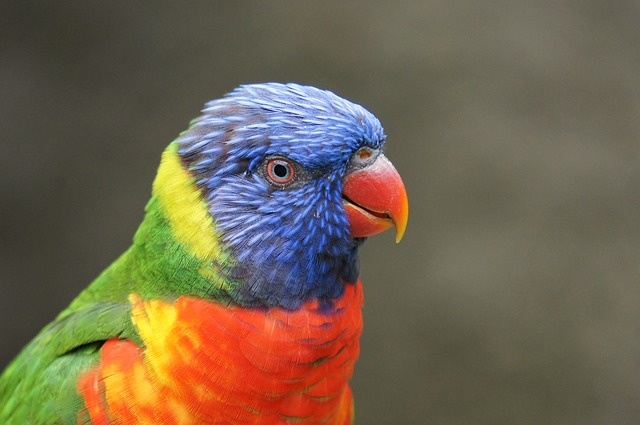
#> input picture parrot_color.jpg, 640 x 425 px
$ python Histogram_Equalization.py
#> lines starting #> are read from the running program, lines starting #| are printed output that depends on the picture
import cv2
import numpy as np
from matplotlib import pyplot as plt

def perataanHistogram(A):
    nilai_bin = 255 #angka value pixel maximal!
    A = A+1 #agar terhindari dari pixel bernilai 0
    [frekuensi,value] = np.histogram(A,bins=nilai_bin) #langkah 2
    cumulatif_histogram = frekuensi.cumsum() #langkah 3
    [baris,kolom] = A.shape
    probabilty_frekuensi = np.round((cumulatif_histogram/float(A.size))*nilai_bin) #langkah 4 dan 5
    B = np.empty(A.shape)
    for i in range(0,baris):
        for j in range(0,kolom):
            B[i,j] = probabilty_frekuensi[A[i,j]-1] #langkah 6
    return B

I = cv2.imread('parrot_color.jpg')
#> I is the input picture: shape (425, 640, 3); mean B, G, R 79.6, 100.5, 114
gray = cv2.cvtColor(I,cv2.COLOR_BGR2GRAY) #ubah ke format gray
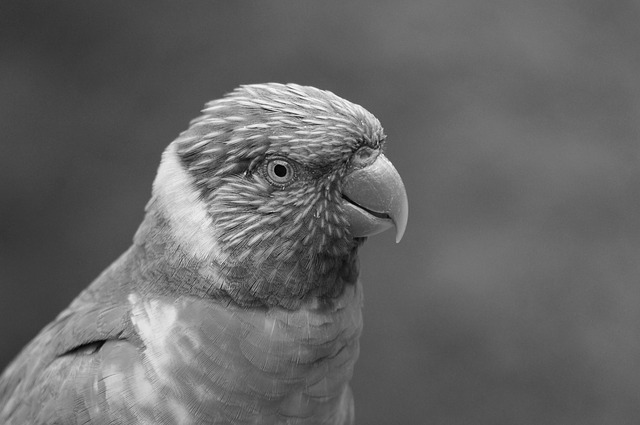
#> gray: shape (425, 640); min 0, max 251, mean 102.2
hasil = perataanHistogram(gray)
#> in perataanHistogram, `[frekuensi,value] = np.histogram(A,bins=nilai_bin)`: frekuensi = 255 values, max 6227 at index 105, min 0 at index 63, mean 1066.7; value = 256 values from 1 to 252
#> in perataanHistogram, `cumulatif_histogram = frekuensi.cumsum()`: cumulatif_histogram = 255 values from 1 to 272000
#> in perataanHistogram, `probabilty_frekuensi = np.round((cumulatif_histogram/float(A.size))*ni..`: probabilty_frekuensi = 255 values from 0 to 255
#> after the loop in perataanHistogram, `for i in range(0,baris):`:
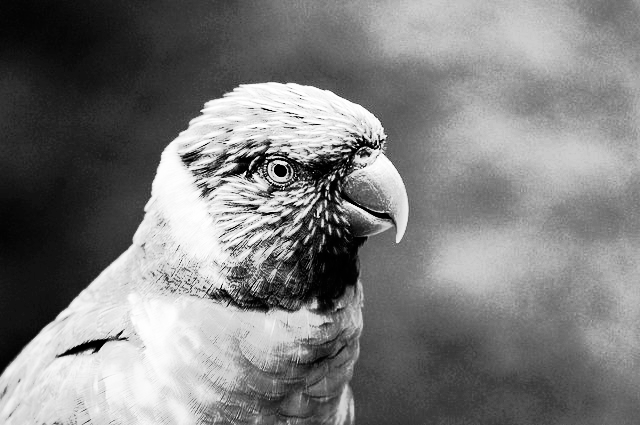
#> B: shape (425, 640) float64; min 0, max 255, mean 126
plt.figure('Hasil Histogram Equalization')
plt.subplot(1,2,1),plt.imshow(gray,cmap='gray'),plt.title('gray')
plt.subplot(1,2,2),plt.imshow(hasil,cmap='gray'),plt.title('Histogram Equalization')
plt.show()
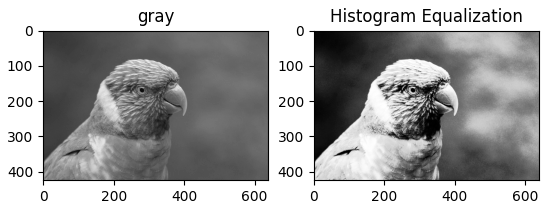
#> figure drawn by matplotlib, 2 panels

plt.figure('Histogram Citra Asli')
plt.hist(gray.ravel(), 256, [0, 256]);
plt.title('Histogram Citra Asli')
plt.show()
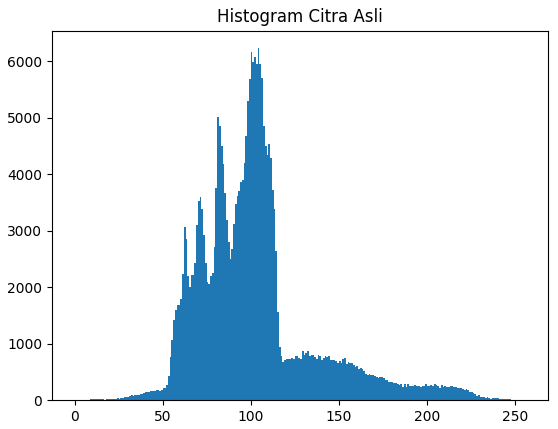
#> figure drawn by matplotlib, 1 panel; tallest bar 6227 high, from x = 104 to 105

plt.figure('Histogram Citra Hasil Equalization')
plt.hist(hasil.ravel(), 256, [0, 256]);
plt.title('Histogram Equalization')
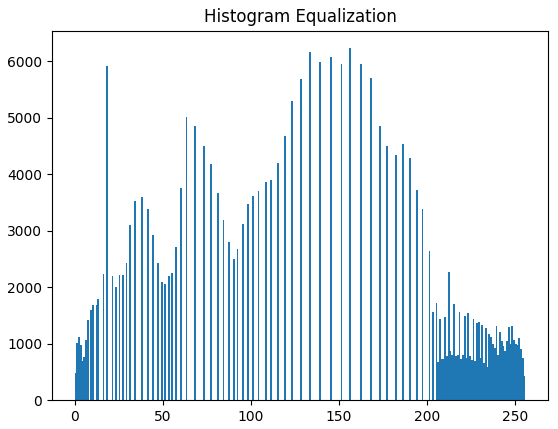
#> figure drawn by matplotlib, 1 panel; tallest bar 6227 high, from x = 156 to 157
